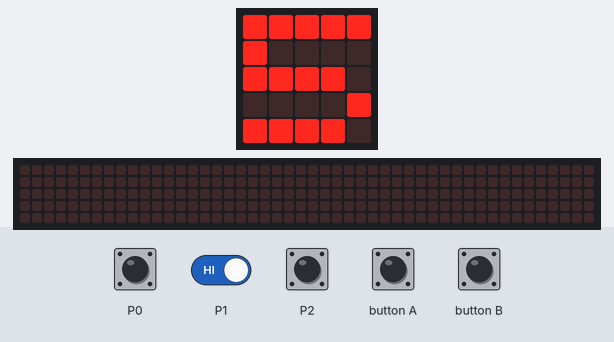
The program below on a simulated BBC micro:bit running MicroPython. Parts: the board's 5×5 LED display, a strip that is not on the board, showing the scrolling text unrolled. The inputs (shaded band) are chosen by the test bench. Dim RGB values are drawn brighter than linear; random numbers come from a fixed seed; the 48×5 strip is a reading aid, not a part: it shows the text the display is scrolling, unrolled, one strip-width of it at a time.

Above: at 5.0 s.
5.1 s: touch pin P0 pressed for 0.15 s
At 6.2 s:
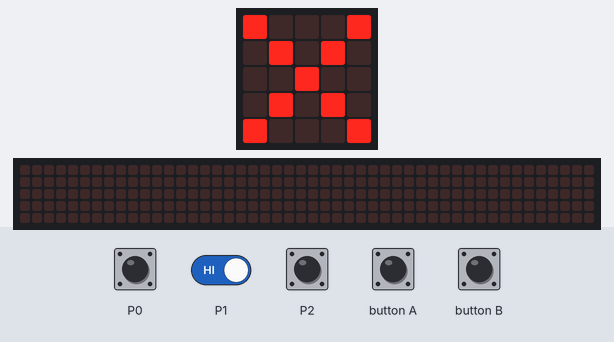
At 7.7 s:
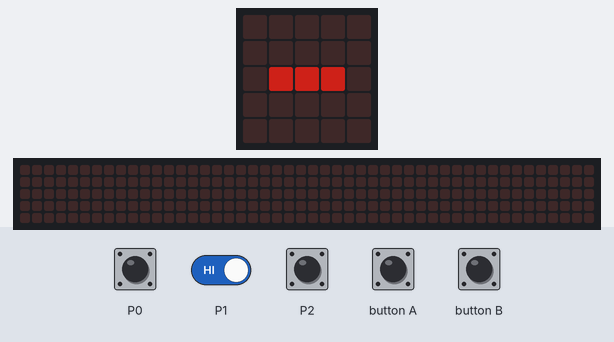
8.2 s: button A pressed for 0.15 s
8.9 s: button B pressed for 0.15 s
At 9.17 s:
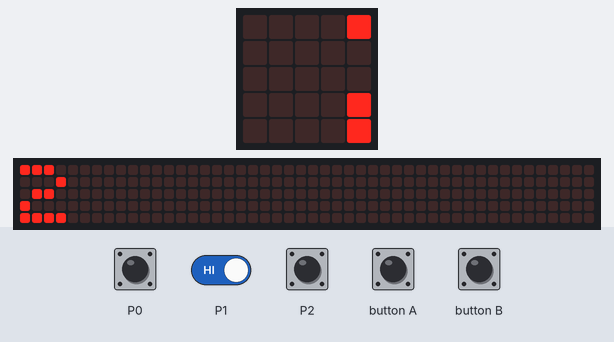
9.6 s: P0 (touch pin P0) driven LOW and P1 (touch pin P1) driven LOW
12.6 s: P0 (touch pin P0) driven HIGH and P1 (touch pin P1) driven HIGH
15.6 s: button A pressed for 1 s
At 17.8 s:
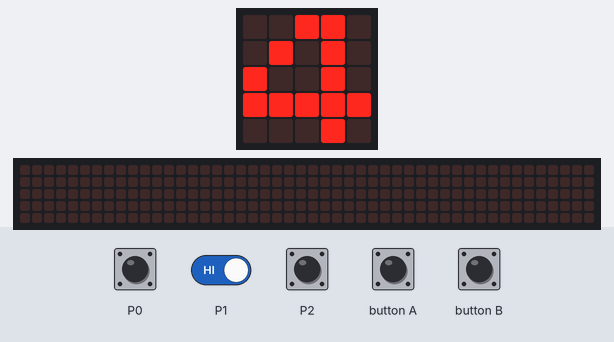
Timing chart, 0 to 19.3 s (numbered marks = the images above; inputs shaded):
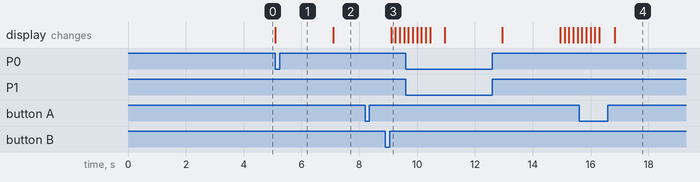

The program:

adivinar_numeros.py
```python
import microbit

import random

mas = microbit.Image(
    "00400:"
    "00400:"
    "44444:"
    "00400:"
    "00400"
)

menos = microbit.Image(
    "00000:"
    "00000:"
    "04440:"
    "00000:"
    "00000:"
)

lives = 3
numero = 5

x = random.randint(0, 9)

while lives > 0:
    if microbit.button_b.was_pressed():
        if numero < 9:
            numero = numero + 1

    if microbit.button_a.was_pressed():
        if numero > 0:
            numero = numero - 1

    if microbit.pin0.is_touched():
        if numero == x:
            #aca significa igual.
            microbit.display.show(microbit.Image.YES)
            microbit.sleep(2000)
            lives = lives = 0
        else:
            microbit.display.show(microbit.Image.NO)
            microbit.sleep(2000)
            lives = lives - 1

        if numero < x:
            microbit.display.show(mas)
            microbit.sleep(2000)

        if numero > x:
            microbit.display.show(menos)
            microbit.sleep(2000)

        if numero != x:
            microbit.display.scroll(lives)
            microbit.display.show(microbit.Image.HEART)
            microbit.sleep(500)

    if microbit.pin1.is_touched() and microbit.pin2.is_touched():
        if lives < 10:
            lives = lives + 1
            microbit.sleep(750)

    microbit.display.show(numero)

while True:
    microbit.display.scroll("El numero era. . . . .")
    microbit.display.show(x)
    microbit.sleep(10000)
```

Measured:
- after the input at 5.1 s, the display: changes at once (image 1)
- after the input at 8.2 s, every drawn part: stays the same
